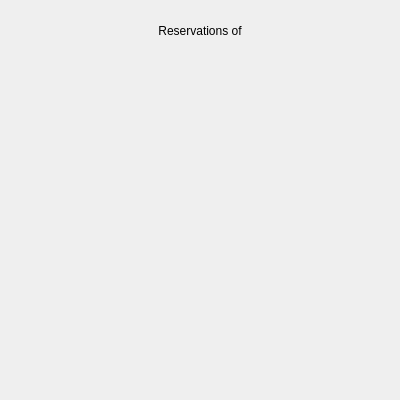
<?xml version="1.0" encoding="UTF-8"?>
<ui version="4.0">
 <class>Dialog</class>
 <widget class="QDialog" name="Dialog">
  <property name="geometry">
   <rect>
    <x>0</x>
    <y>0</y>
    <width>400</width>
    <height>400</height>
   </rect>
  </property>
  <property name="minimumSize">
   <size>
    <width>400</width>
    <height>400</height>
   </size>
  </property>
  <property name="maximumSize">
   <size>
    <width>400</width>
    <height>400</height>
   </size>
  </property>
  <property name="windowTitle">
   <string>Dialog</string>
  </property>
  <layout class="QGridLayout" name="gridLayout">
   <item row="0" column="0">
    <widget class="QLabel" name="reservations_label">
     <property name="minimumSize">
      <size>
       <width>0</width>
       <height>40</height>
      </size>
     </property>
     <property name="text">
      <string>Reservations of</string>
     </property>
     <property name="alignment">
      <set>Qt::AlignCenter</set>
     </property>
    </widget>
   </item>
   <item row="1" column="0">
    <widget class="QScrollArea" name="reservation_dates_scroll_area">
     <property name="frameShape">
      <enum>QFrame::NoFrame</enum>
     </property>
     <property name="widgetResizable">
      <bool>true</bool>
     </property>
     <widget class="QWidget" name="reservation_dates_scroll_area_contents">
      <property name="geometry">
       <rect>
        <x>0</x>
        <y>0</y>
        <width>382</width>
        <height>336</height>
       </rect>
      </property>
      <layout class="QGridLayout" name="reservation_dates_scroll_area_grid_layout"/>
     </widget>
    </widget>
   </item>
  </layout>
 </widget>
 <resources/>
 <connections/>
</ui>
